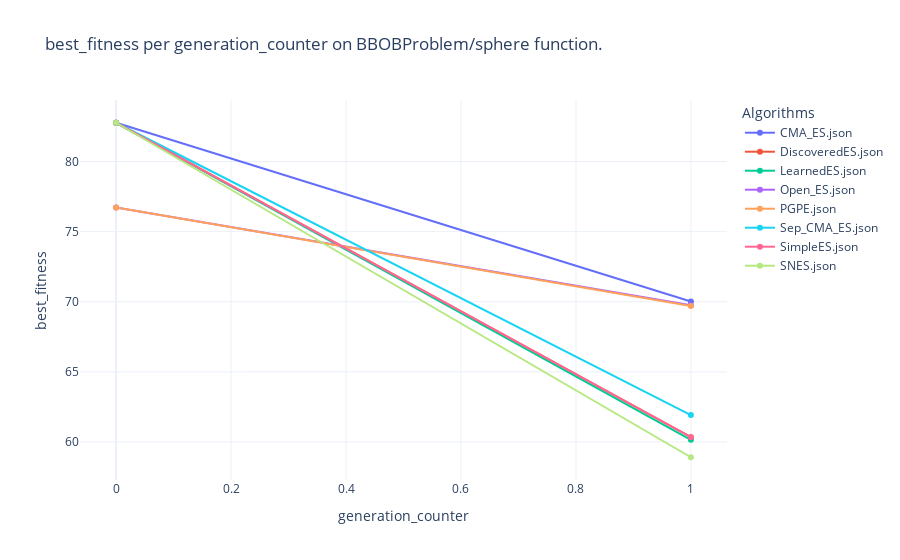
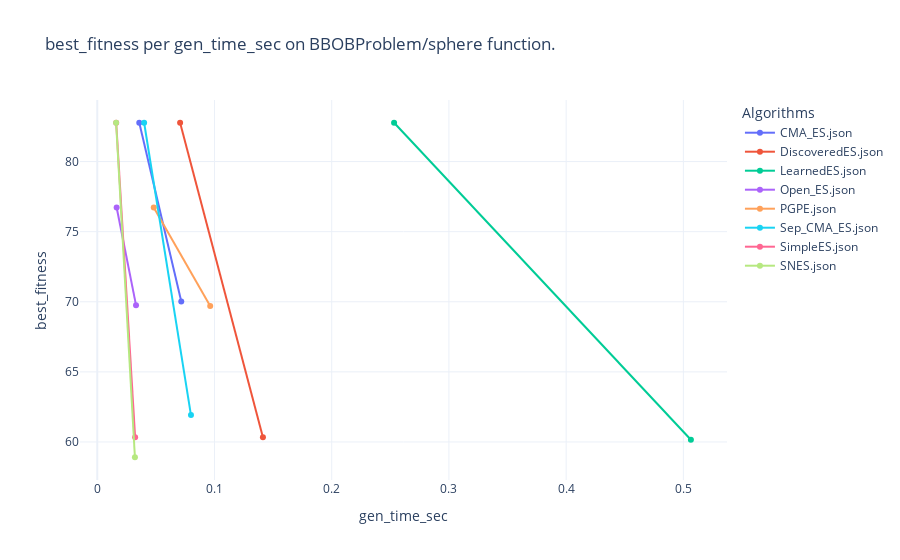

Notebook code cell kept with these figures, in order:
### Code cell
from experiment.compare_results import compare
from utils.problem_utils import get_problem_name
result_dir = "../experiment_results"

compare(results_dir_path=result_dir, folder_path_problem=get_problem_name(problems[0]), y_graph="best_fitness",
        x_graph="generation_counter", algorithms="*")

compare(results_dir_path=result_dir, folder_path_problem=get_problem_name(problems[0]), y_graph="best_fitness",
        x_graph="gen_time_sec", algorithms="*")

### Figure 1 — Plotly figure (JSON) as saved in the notebook; plotly's stock layout.template omitted (floating-point values rounded to 4 significant figures)
{"data": [{"mode": "lines+markers", "name": "CMA_ES.json", "x": [0, 1], "y": [82.77, 70.02], "type": "scatter"}, {"mode": "lines+markers", "name": "DiscoveredES.json", "x": [0, 1], "y": [82.77, 60.34], "type": "scatter"}, {"mode": "lines+markers", "name": "LearnedES.json", "x": [0, 1], "y": [82.77, 60.16], "type": "scatter"}, {"mode": "lines+markers", "name": "Open_ES.json", "x": [0, 1], "y": [76.72, 69.76], "type": "scatter"}, {"mode": "lines+markers", "name": "PGPE.json", "x": [0, 1], "y": [76.72, 69.7], "type": "scatter"}, {"mode": "lines+markers", "name": "Sep_CMA_ES.json", "x": [0, 1], "y": [82.77, 61.92], "type": "scatter"}, {"mode": "lines+markers", "name": "SimpleES.json", "x": [0, 1], "y": [82.77, 60.34], "type": "scatter"}, {"mode": "lines+markers", "name": "SNES.json", "x": [0, 1], "y": [82.77, 58.91], "type": "scatter"}], "layout": {"title": {"text": "best_fitness per generation_counter on BBOBProblem/sphere function."}, "xaxis": {"title": {"text": "generation_counter"}}, "yaxis": {"title": {"text": "best_fitness"}}, "legend": {"title": {"text": "Algorithms"}}}}

### Figure 2 — Plotly figure (JSON) as saved in the notebook; plotly's stock layout.template omitted (floating-point values rounded to 4 significant figures)
{"data": [{"mode": "lines+markers", "name": "CMA_ES.json", "x": [0.03583, 0.07166], "y": [82.77, 70.02], "type": "scatter"}, {"mode": "lines+markers", "name": "DiscoveredES.json", "x": [0.07066, 0.1413], "y": [82.77, 60.34], "type": "scatter"}, {"mode": "lines+markers", "name": "LearnedES.json", "x": [0.2532, 0.5064], "y": [82.77, 60.16], "type": "scatter"}, {"mode": "lines+markers", "name": "Open_ES.json", "x": [0.01652, 0.03305], "y": [76.72, 69.76], "type": "scatter"}, {"mode": "lines+markers", "name": "PGPE.json", "x": [0.04817, 0.09634], "y": [76.72, 69.7], "type": "scatter"}, {"mode": "lines+markers", "name": "Sep_CMA_ES.json", "x": [0.03997, 0.07993], "y": [82.77, 61.92], "type": "scatter"}, {"mode": "lines+markers", "name": "SimpleES.json", "x": [0.01615, 0.03229], "y": [82.77, 60.34], "type": "scatter"}, {"mode": "lines+markers", "name": "SNES.json", "x": [0.01606, 0.03211], "y": [82.77, 58.91], "type": "scatter"}], "layout": {"title": {"text": "best_fitness per gen_time_sec on BBOBProblem/sphere function."}, "xaxis": {"title": {"text": "gen_time_sec"}}, "yaxis": {"title": {"text": "best_fitness"}}, "legend": {"title": {"text": "Algorithms"}}}}
